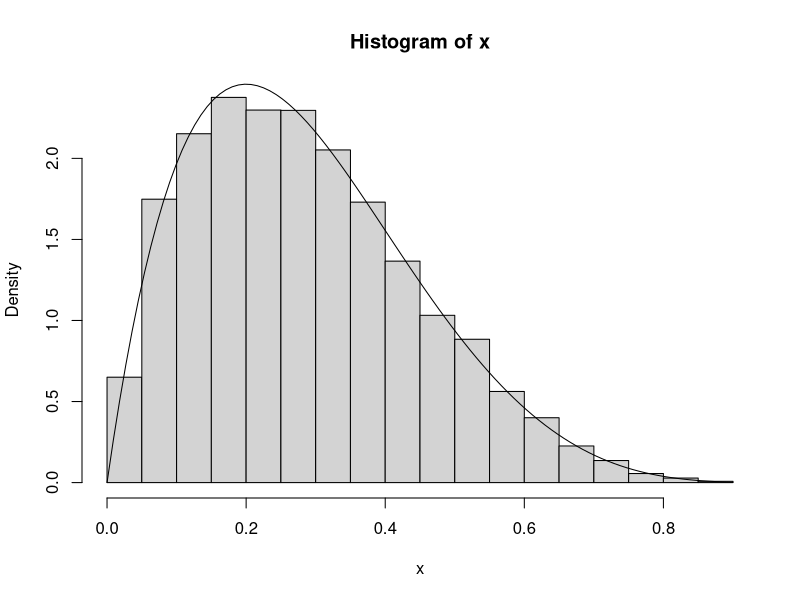

The R source for this figure:
# Always remember to initialize the random number generator
set.seed(345687)


# This function performs accept reject sampling
# dist = the distribution function
# minsup = minimum value of support
# maxsup = maximum value of support
# maxdist = maximum value of the distribution
# n = number of desired samples
arsampler <- function(dist, minsup, maxsup, maxdist, n){
  rv=rep(0,n)
  for(i in 1:n){
    while(1){
      x=runif(n = 1, min = minsup, max = maxsup)
      u=runif(n=1, min =0 , max=maxdist)
      if(u < dist(x)){
        rv[i]=x
        break
      }
    }
  }
  return(rv)  
}

betafun <- function(x, a=2, b=5){
  return(x^(a-1)*(1-x)^(b-1)/beta(a, b))
}


# Let us generate samples from the beta distribution
a=2
b=5

## Verify for yourself that the maximum of the Beta distribution is
## attained at x = (a-1/a+b-2) provided a > 1

maxx=(a-1)/(a+b-2)
maxdist=betafun(maxx)
n=10000
x=arsampler(betafun, 0, 1.0, maxdist,n)
hist(x,freq=F) # Histogram of the samples
curve(betafun, add = T) ##Plotting the density function to verify
#plot(density(x))


